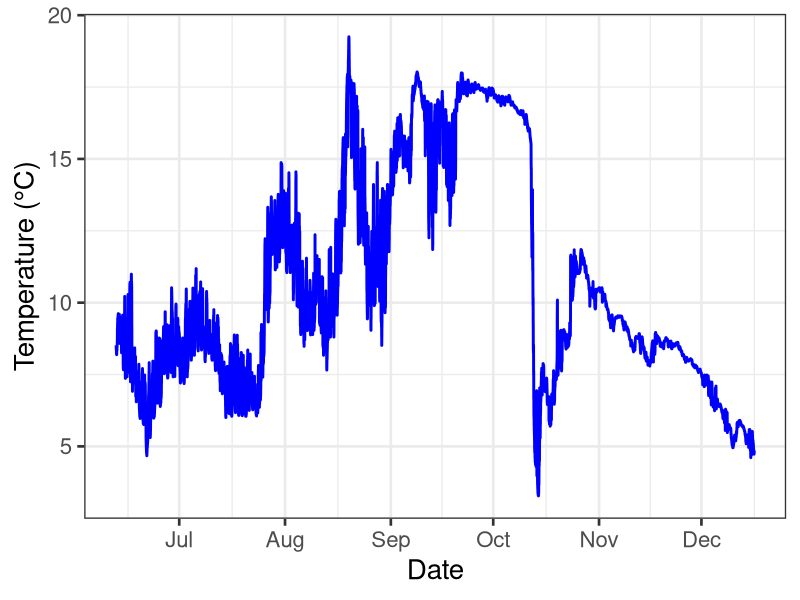
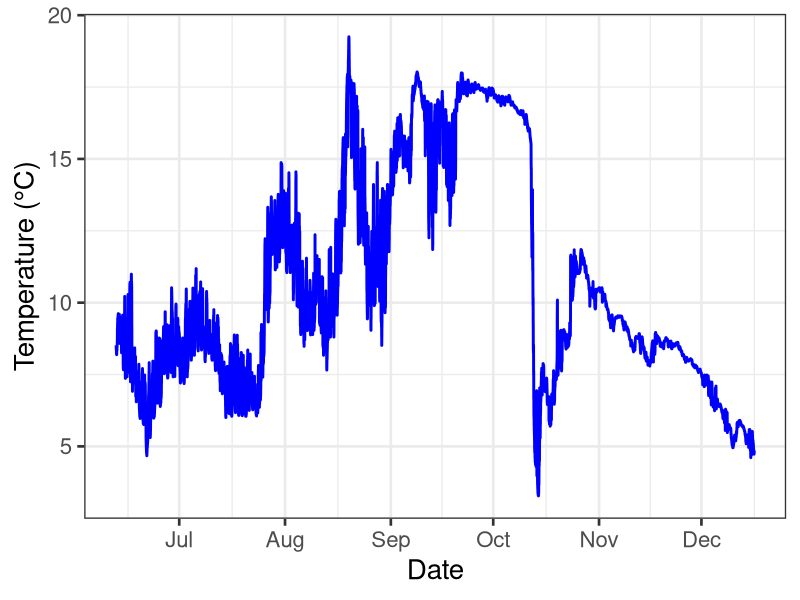

Source code (R) for these figures, in order:
# Plotting temperature data from the ESI Hobo Tidbit loggers


# Load libraries ----------------------------------------------------------
library(lubridate)
library(dplyr)
library(ggplot2)

# Tidbit Recovered December 16 2024 ---------------------------------------
# Read in data - had to change column names in the file as R didn't like the degrees symbol 

esi_temp <- read.csv("data/ESI_Bird_Islands_2024_21644666 2024-12-16 13_13_05 AST.csv", header = T) %>% glimpse()

# filter data to remove time on land when the tidbit was logging at the start and end
# need to start at event 10 and end on 26940
esi_temp <-esi_temp[10:26940,]


#plot as a line plot
ggplot(data = esi_temp, aes(x=mdy_hm(Date), y=Temperature, group=1))+
  geom_line(linewidth=1, color="blue")+
  #geom_point()+
  xlab("Date")+
  ylab("Temperature (°C)")+
  theme_bw(base_size = 20)

ggsave("output/BirdIslands_2024_Tidbit_TemperaturePlot.png",plot = last_plot(), width = 12, height=6, dpi = 300,bg = "white")
